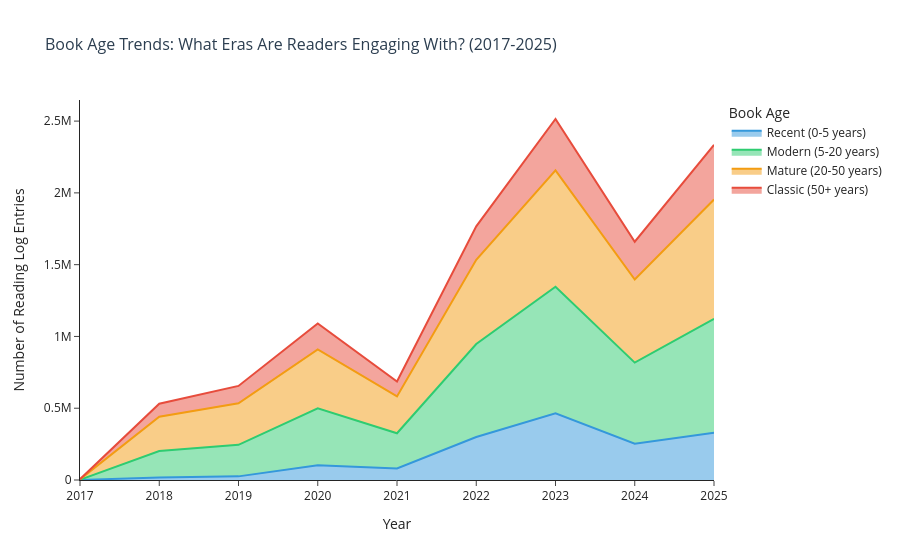

Notebook code for this chart:
### Markdown cell above
---

# Visualization 4: Age Gap Trends - The Rise of "Old Books"

## Storytelling Narrative

**The Question**: Are readers engaging more with older books over time?

**What We Measure**: For each year (2017-2025), we count how many reading log entries involve books from different age categories:
- **Recent (0-5 years old)**: New releases
- **Modern (5-20 years)**: Contemporary but not new
- **Mature (20-50 years)**: A generation or more old
- **Classic (50+ years)**: True classics and vintage

**Why This Matters**: 
- If classics are growing → cultural shift toward older literature
- If recent dominates → readers prefer contemporary voices
- Patterns reveal generational reading preferences

**Expected Insight**: We anticipate seeing growth in classic book engagement, possibly driven by:
- BookTok/social media rediscovery trends
- Pandemic reading habits (comfort reads from the past)
- Backlist publishing success

**Justification**: This visualization provides a bird's-eye view of temporal trends, setting the stage for deeper dives into specific periods and books.

### Code cell
# Categorize books by age
def categorize_age(age_gap):
    if age_gap < 0:
        return 'Future (data error)'
    elif age_gap <= 5:
        return 'Recent (0-5 years)'
    elif age_gap <= 20:
        return 'Modern (5-20 years)'
    elif age_gap <= 50:
        return 'Mature (20-50 years)'
    else:
        return 'Classic (50+ years)'

rediscovery_df['age_category'] = rediscovery_df['age_gap'].apply(categorize_age)

# Count by year and category
age_trends = rediscovery_df.groupby(['log_year', 'age_category']).size().reset_index(name='count')

# Define order for stacking
category_order = ['Recent (0-5 years)', 'Modern (5-20 years)', 'Mature (20-50 years)', 'Classic (50+ years)']
age_trends['age_category'] = pd.Categorical(age_trends['age_category'], categories=category_order, ordered=True)
age_trends = age_trends.sort_values(['log_year', 'age_category'])

print("Age Gap Trends by Year:")
print(age_trends.pivot(index='log_year', columns='age_category', values='count').fillna(0).astype(int))

# Calculate percentages for interpretation
total_by_year = age_trends.groupby('log_year')['count'].sum()
age_trends = age_trends.merge(total_by_year.rename('total'), left_on='log_year', right_index=True)
age_trends['percentage'] = (age_trends['count'] / age_trends['total']) * 100

print(f"\n{'='*60}")
print("CLASSIC BOOKS (50+ years) TREND:")
print(f"{'='*60}")
classics_trend = age_trends[age_trends['age_category'] == 'Classic (50+ years)'][['log_year', 'count', 'percentage']]
print(classics_trend.to_string(index=False))

# Stacked area chart
fig = px.area(
    age_trends,
    x='log_year',
    y='count',
    color='age_category',
    title='Book Age Trends: What Eras Are Readers Engaging With? (2017-2025)',
    labels={'log_year': 'Year', 'count': 'Number of Reading Log Entries', 'age_category': 'Book Age Category'},
    template=TEMPLATE,
    color_discrete_map={
        'Recent (0-5 years)': '#3498DB',
        'Modern (5-20 years)': '#2ECC71',
        'Mature (20-50 years)': '#F39C12',
        'Classic (50+ years)': '#E74C3C'
    },
    category_orders={'age_category': category_order}
)

fig.update_layout(
    font=dict(size=12),
    title_font=dict(size=16, color='#2C3E50'),
    legend=dict(title='Book Age', orientation='v', x=1.02, y=1),
    hovermode='x unified'
)

fig.show()
fig.write_html(FIGURES_DIR / 'age_gap_trends.html')
print(f"\nSaved: {FIGURES_DIR / 'age_gap_trends.html'}")

print(f"\n💡 INTERPRETATION:")
print(f"   - If classic (red) area is growing: Readers are rediscovering old books")
print(f"   - If recent (blue) dominates: Contemporary literature drives engagement")
print(f"   - Watch for spikes in specific categories (e.g., pandemic = comfort classics)")

### Figure 1 — Plotly figure (JSON) as saved in the notebook; plotly's stock layout.template omitted (floating-point values rounded to 4 significant figures)
{"data": [{"fillpattern": {"shape": ""}, "hovertemplate": "Book Age Category=Recent (0-5 years)<br>Year=%{x}<br>Number of Reading Log Entries=%{y}<extra></extra>", "legendgroup": "Recent (0-5 years)", "line": {"color": "#3498DB"}, "marker": {"symbol": "circle"}, "mode": "lines", "name": "Recent (0-5 years)", "orientation": "v", "showlegend": true, "stackgroup": "1", "type": "scatter", "x": [2017, 2018, 2019, 2020, 2021, 2022, 2023, 2024, 2025], "xaxis": "x", "y": [246, 17639, 25254, 103442, 80301, 299847, 463900, 253215, 328678], "yaxis": "y"}, {"fillpattern": {"shape": ""}, "hovertemplate": "Book Age Category=Modern (5-20 years)<br>Year=%{x}<br>Number of Reading Log Entries=%{y}<extra></extra>", "legendgroup": "Modern (5-20 years)", "line": {"color": "#2ECC71"}, "marker": {"symbol": "circle"}, "mode": "lines", "name": "Modern (5-20 years)", "orientation": "v", "showlegend": true, "stackgroup": "1", "type": "scatter", "x": [2017, 2018, 2019, 2020, 2021, 2022, 2023, 2024, 2025], "xaxis": "x", "y": [1846, 183796, 219935, 395415, 245395, 647291, 882465, 564250, 793804], "yaxis": "y"}, {"fillpattern": {"shape": ""}, "hovertemplate": "Book Age Category=Mature (20-50 years)<br>Year=%{x}<br>Number of Reading Log Entries=%{y}<extra></extra>", "legendgroup": "Mature (20-50 years)", "line": {"color": "#F39C12"}, "marker": {"symbol": "circle"}, "mode": "lines", "name": "Mature (20-50 years)", "orientation": "v", "showlegend": true, "stackgroup": "1", "type": "scatter", "x": [2017, 2018, 2019, 2020, 2021, 2022, 2023, 2024, 2025], "xaxis": "x", "y": [2439, 239201, 289422, 410555, 256351, 587237, 810202, 578754, 830953], "yaxis": "y"}, {"fillpattern": {"shape": ""}, "hovertemplate": "Book Age Category=Classic (50+ years)<br>Year=%{x}<br>Number of Reading Log Entries=%{y}<extra></extra>", "legendgroup": "Classic (50+ years)", "line": {"color": "#E74C3C"}, "marker": {"symbol": "circle"}, "mode": "lines", "name": "Classic (50+ years)", "orientation": "v", "showlegend": true, "stackgroup": "1", "type": "scatter", "x": [2017, 2018, 2019, 2020, 2021, 2022, 2023, 2024, 2025], "xaxis": "x", "y": [898, 91097, 120552, 181035, 103935, 232526, 358063, 263501, 381221], "yaxis": "y"}], "layout": {"font": {"size": 12}, "hovermode": "x unified", "legend": {"orientation": "v", "title": {"text": "Book Age"}, "tracegroupgap": 0, "x": 1.02, "y": 1}, "title": {"font": {"color": "#2C3E50", "size": 16}, "text": "Book Age Trends: What Eras Are Readers Engaging With? (2017-2025)"}, "xaxis": {"anchor": "y", "domain": [0, 1], "title": {"text": "Year"}}, "yaxis": {"anchor": "x", "domain": [0, 1], "title": {"text": "Number of Reading Log Entries"}}}}
